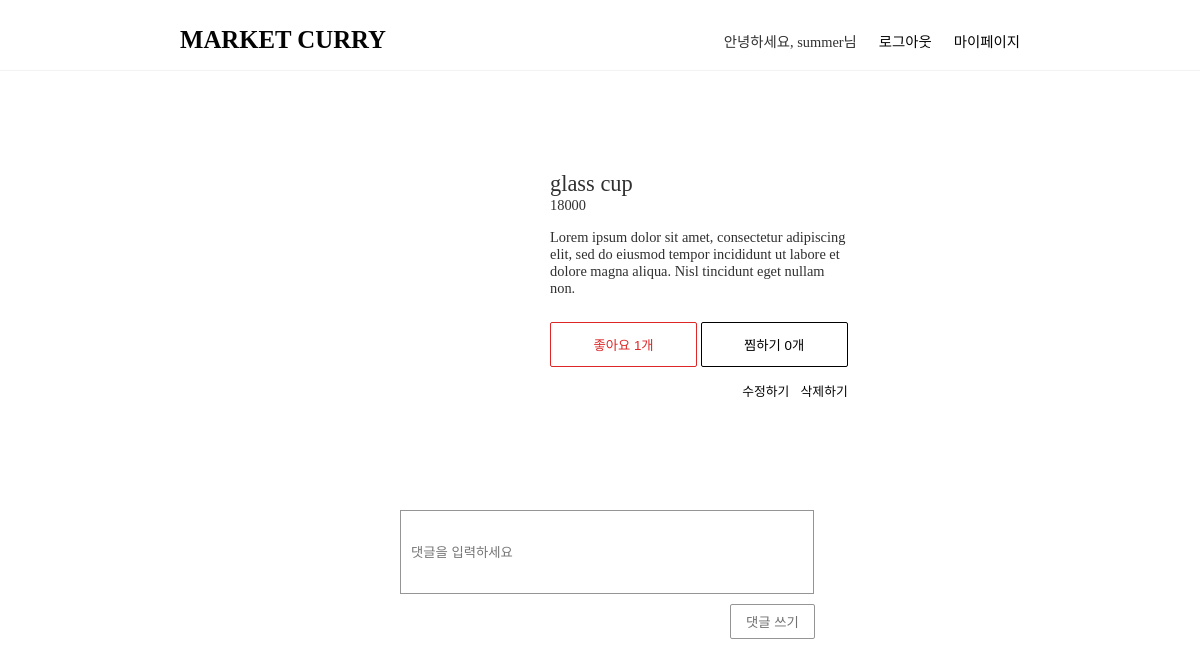
Screenshot of /detail/8 (signed in) with the database file from the repository.
### app/models.py (models this page shows, shortened)
class Post(models.Model):
    title = models.CharField(max_length=200)
    img_url = models.TextField(null=True, blank=True)
    price = models.IntegerField(null=True, blank=True)
    content = models.TextField(null=True, blank=True)
    author = models.ForeignKey(User, on_delete=models.CASCADE, related_name='posts')

### app/views.py (the view, shortened to what this page needs)
# urls.py: path('detail/<int:post_pk>', views.detail, name="detail"),
@login_required(login_url='/registration/login')
def detail(request, post_pk):
    post = Post.objects.get(pk=post_pk)
    existing_like = Like.objects.filter(
        post = post,
        user = request.user
    )
    existing_wish = Wish.objects.filter(
        post = post,
        user = request.user
    )
    is_like = True if (existing_like.count() > 0 ) else False
    is_wish = True if (existing_wish.count() > 0 ) else False
    return render(request, 'detail.html', {'post': post , 'is_like' : is_like , 'is_wish' : is_wish})

### app/templates/detail.html (shortened to what this page needs)
{% extends 'base.html' %}
{% block content %}
 <main>
   <div class="detail-top">
     <div class="detail-post-img" style="background-image : url('{{ post.img_url }}'); background-size:cover; background-position:center center"></div>
      <div class="detail-content-box">
        <div class="detail-post-title">{{ post.title }}</div>
        <div class="detail-post-price">{{ post.price }}</div>
        <div class="detail-post-content">{{ post.content }}</div>
        <div class="status-box">
              <button id="like-button" class="like-button {% if is_like == True %}red{% endif %}" onclick="like()" >좋아요 {{post.likes.count}}개 </button>
              <button id="wish-button" class="wish-button {% if is_wish == True %}blue{% endif %}" onclick="wish()">찜하기 {{post.wishes.count}}개 </button>
        </div>
      </div>
  </div>
{% if user.is_authenticated and post.author.pk == user.pk %}
  <div class="button-wrapper">
    <a href="{% url 'edit' post.pk %}" class="edit-button">수정하기</a>
    <a href="{% url 'delete' post.pk %}" class="delete-button">삭제하기</a>
  </div>
    {% endif %}
  <form class="comment-form"method="POST">
      <input class="comment-input" type="text" name="content" placeholder="댓글을 입력하세요" maxlength="80">
      <button class="new-comment-button"type="submit">댓글 쓰기</button>
 </form>
 </main>
{% endblock content %}

### app/templates/base.html (shortened to what this page needs)
{% load static %}
{% load socialaccount %}
<!DOCTYPE html>
<html lang="en">
<head>
  <link rel="stylesheet" type="text/css" href="{% static 'base.css' %}?v=0.1">
</head>
<body>
  <header class="nav-bar">
    <a class="home-logo" href="{% url 'home' %}">MARKET CURRY</a>
    <div class="nav-item-wrapper">
      {% if user.is_authenticated %}
        <div class="nav-item">안녕하세요, {{ user.username }}님</div>
        <a class="nav-item" href="{% url 'logout' %}">로그아웃</a>
        <a class="nav-item" href="{% url 'mypage' %}">마이페이지</a>
      {% else %}
        <a class="nav-item" href="{% url 'login' %}">로그인</a>
        <a class="nav-item" href="{% url 'signup' %}">회원가입</a>
    {% endif %}
    </div>
  </header>
  {% block content %}
  {% endblock content %}
</body>
</html>

### app/static/base.css (style rules this page uses)
body { margin : 0; background-color : white; color : #303030; position : relative; font-size : 90%; }
button { background-color : white; border : 1px solid; border-radius : 2px; cursor: pointer; outline:0; }
a { color : #040404; text-decoration : none; }
header { border-bottom : 0.5px solid #f2f2f2; padding : 0 15%; padding-top : 10px; display : flex; height : 60px; align-items : center; justify-content : space-between; }
.home-logo { font-size : 1.55rem; font-weight : 600; }
.nav-item-wrapper { display : flex; }
.nav-item-wrapper > .nav-item { margin-left : 22px; }
main { display : flex; flex-direction : column; align-items : center; }
.detail-top { background-color : white; display : flex; margin-top : 100px; }
.detail-post-img { width : 200px; height : 200px; }
.detail-content-box { padding : 0px 40px; width : 300px; }
.detail-post-title { font-size : 1.4rem; }
.detail-post-content { margin : 15px 0; }
.like-button, .wish-button { padding : 5px; width : 49%; height : 45px; margin-top : 10px; }
.red { color : #dd2727; }
.button-wrapper { position : relative; top : 10px; left : 195px; font-size : 0.8rem; color : #505050; }
.edit-button { margin-right : 8px; }
.comment-form { width : 400px; margin-top : 70px; padding : 50px; }
.comment-input { width : 100%; height : 80px; padding-left : 10px; border : 0.5px solid #959595; }
.new-comment-button { height : 35px; width : 85px; border : 0.5px solid #959595; color : #707070; position : relative; left : 330px; top : 10px; margin-bottom : 20px; }

### rows the page displays
Post: title "glass cup", price "18000", content "Lorem ipsum dolor sit amet, consectetur adipiscing elit, sed do eiusmod tempor incididunt ut labore et dolore magna aliqua. Nisl tincidunt eget nullam non.", likes.count "1", wishes.count "0"

### other values shown
{{ user.username }} "summer"
